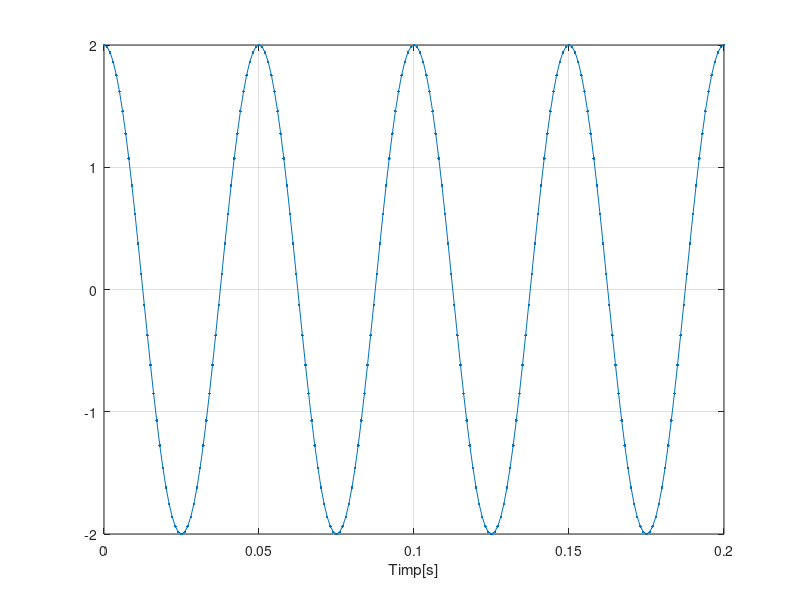

Write the MATLAB code that produced this figure.
%Ex5
%a) Modificati pasul de variatie a variabilei t la 0.01 ;i apoi la 0.0002.
%Comentati diferentele.
%b) Masurati pe grafic perioada semnalului sinusoidal in cele 3 situatii
%c)Generati un semnal cosinusoidal de frecventa 20Hz pe care sa-l
%reprezentati cu culoare rosie pe acelasi grafic peste semnalul sinusoidal.

%cazul 1 periaoda ~9(5), semnal sinusoidal, prima perioada incepe de 0.5;
F1=50
t1=0:0.0001:0.2;
s1=2*sin(2*pi*F1*t1);
plot(t1,s1,'.-'), xlabel('Timp[s]'),grid;
figure(1)
% cazul 2 perioada neperiodic, semnal de tip rampa;
F2=50
t2=0:0.01:0.2;
s2=2*sin(2*pi*F2*t2);
plot(t2,s2,'.-'), xlabel('Timp[s]'),grid;
%figure(2)
%cazul 3 perioada 9, semnal sinusoidal, prima periaoda incepe de la 0 
F3=50;
t3=0:0.0002:0.2;
s3=2*sin(2*pi*F3*t3);
plot(t3,s3,'.-'), xlabel('Timp[s]'),grid;

% punctul c;
F4=20;
t4=0:0.001:0.2;
s4=2*cos(2*pi*F4*t4);
plot( t4, s4, '.-'), xlabel('Timp[s]'), grid,figure(3)
